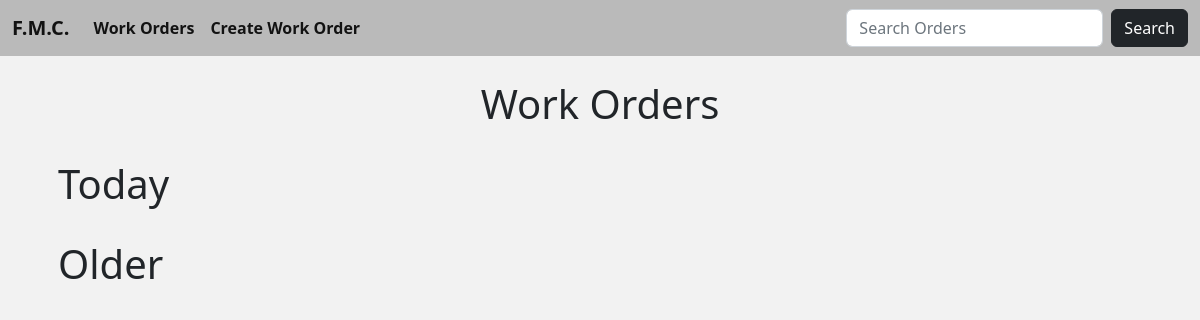
/, run on an earlier commit of the app's database.
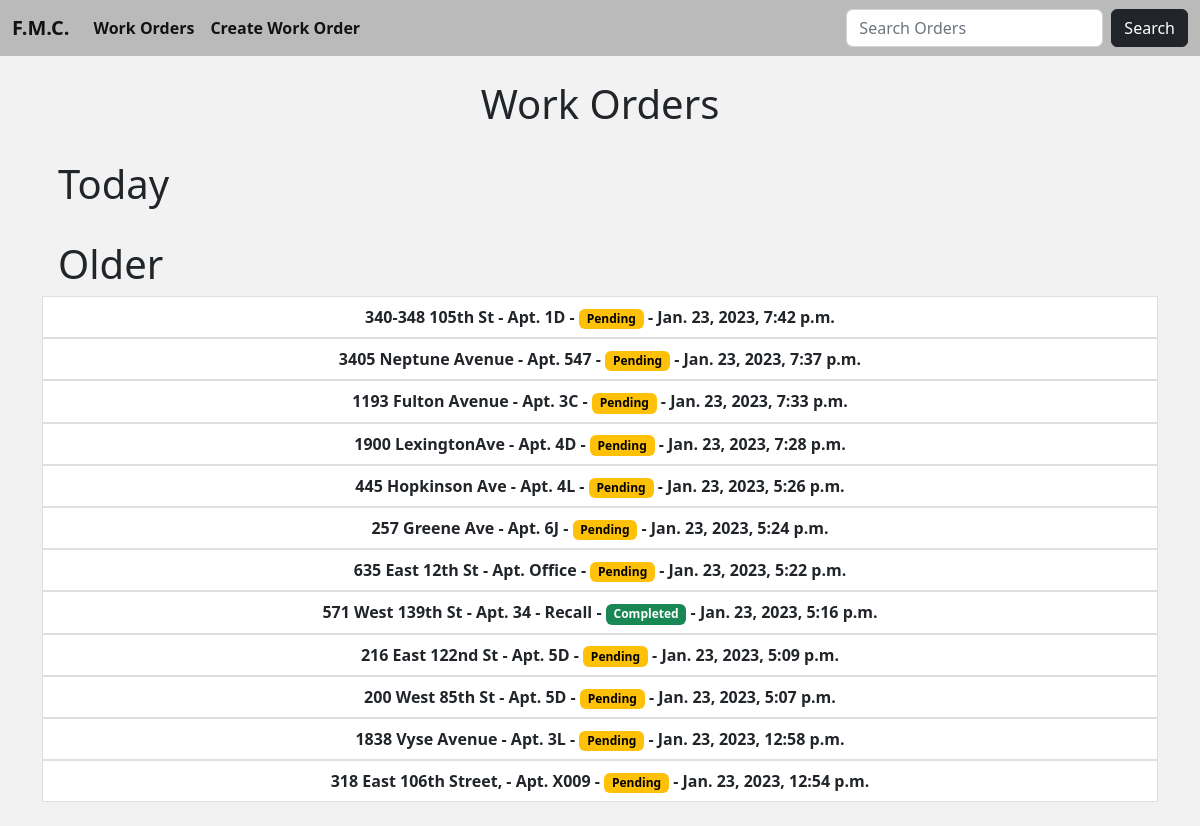
And on a later commit of the database.
### fmc/models.py (models this page shows, shortened)
class Work(models.Model):
    company = models.CharField('Management Company', max_length=64, blank=True)
    address = models.CharField(max_length=64)
    apartment = models.CharField(max_length=64)
    city = models.CharField(max_length=64, null=True)
    zip_code = models.IntegerField('Zip Code', null=True)
    state = models.CharField(max_length=12, choices=STATE_CHOICES, default='NEW YORK')
    appliance = models.CharField(max_length=64)
    phone = models.CharField('Phone Number', max_length=64, null=True, blank=True)
    comments = models.CharField('Description', max_length=64, null=True, blank=True)
    private = models.CharField(max_length=12, choices=PRIVATE_CHOICES, default='')
    status = models.CharField(max_length=12, choices=STATUS_CHOICES, default='Pending')
    date_added = models.DateTimeField(auto_now_add=True, null=True)
    logo = models.ImageField(null=True, blank=True)
    requested = models.DateField(null=True, blank=True)

### fmc/views.py (the view)
# urls.py: path('', WorkOrders.as_view(), name='work-orders'),
class WorkOrders(ListView):
    model = Work
    template_name = 'work_orders.html'
    ordering = ['-date_added']

### fmc/templates/work_orders.html (shortened to what this page needs)
{% extends 'index.html' %}
{% block body %}
    <div class="container">
        <center><h1>Work Orders</h1></center>
    </div>
    <h1 class="ps-3">Today</h1>
    <h1 class="ps-3">Older</h1>
<div class="list-group">
    {% for work_orders in object_list %}
        {% if work_orders.date_added.day != work_orders.date_added.now.day %}
            <center>
                <a href="{% url 'work-order-details' work_orders.pk %}" class="list-group-item list-group-item-action"><strong>{{ work_orders.address }} - Apt. {{ work_orders.apartment }} -
                    {% if work_orders.status == 'Pending' %}
                        <span class="badge text-bg-warning">{{ work_orders.status }}</span></strong>
                    {% elif work_orders.status == '2C2R' %}
                        <span class="badge text-bg-danger">{{ work_orders.status }}</span></strong>
                    {% else %}
                        <span class="badge text-bg-success">{{ work_orders.status }}</span></strong>
                    {% endif %}
                    <strong>- {{ work_orders.date_added }} </strong>
                </a>
            </center>
        {% endif %}
    {% endfor %}
</div>
{% endblock %}

### fmc/templates/index.html (shortened to what this page needs)
{% load static %}
<!doctype html>
<html lang="en">
  <head>
    <link href="https://cdn.jsdelivr.net/npm/bootstrap@5.2.3/dist/css/bootstrap.min.css" rel="stylesheet">
    <link rel="stylesheet" href="//code.jquery.com/ui/1.13.2/themes/base/jquery-ui.css">
  </head>
  <body>
    <nav class="navbar navbar-expand-lg" style="background-color: #BABABA;">
      <div class="container-fluid">
        <a class="navbar-brand fs-5 text" href="{% url 'work-orders' %}"><strong>F.M.C.</strong></a>
        <div class="collapse navbar-collapse" id="navbarSupportedContent">
          <ul class="navbar-nav me-auto mb-2 mb-lg-0">
            <li class="nav-item">
              <a class="nav-link active fs-6 text" aria-current="page" href="{% url 'work-orders' %}"><strong>Work Orders</strong></a>
            </li>
            <li class="nav-item">
              <a class="nav-link active fs-6 text" aria-current="page" href="{% url 'create-work-order' %}"><strong>Create Work Order</strong></a>
            </li>
          </ul>
          <form class="d-flex" id="searchform" role="search" method=POST action="{% url 'search-orders' %}">
            <input class="form-control me-2" id="tags" type="search" placeholder="Search Orders" aria-label="Search" name="searched">
            <button class="btn btn-dark" type="submit">Search</button>
          </form>
        </div>
      </div>
    </nav>
    <div class="container">
      {% block body %}{% endblock %}
    </div>
  </body>
</html>

### fmc/templates/index.html (style rules this page uses)
body { background-color: #F2F2F2; }

What changed in the data, as far as the page shows it:
added Work: address "340-348 105th St", apartment "1D", status "Pending", date_added "Jan. 23, 2023, 7:42 p.m."
added Work: address "3405 Neptune Avenue", apartment "547", status "Pending", date_added "Jan. 23, 2023, 7:37 p.m."
added Work: address "1193 Fulton Avenue", apartment "3C", status "Pending", date_added "Jan. 23, 2023, 7:33 p.m."
added Work: address "1900 LexingtonAve", apartment "4D", status "Pending", date_added "Jan. 23, 2023, 7:28 p.m."
added Work: address "445 Hopkinson Ave", apartment "4L", status "Pending", date_added "Jan. 23, 2023, 5:26 p.m."
added Work: address "257 Greene Ave", apartment "6J", status "Pending", date_added "Jan. 23, 2023, 5:24 p.m."
added Work: address "635 East 12th St", apartment "Office", status "Pending", date_added "Jan. 23, 2023, 5:22 p.m."
added Work: address "571 West 139th St", apartment "34 - Recall", status "Completed", date_added "Jan. 23, 2023, 5:16 p.m."
added Work: address "216 East 122nd St", apartment "5D", status "Pending", date_added "Jan. 23, 2023, 5:09 p.m."
added Work: address "200 West 85th St", apartment "5D", status "Pending", date_added "Jan. 23, 2023, 5:07 p.m."
added Work: address "1838 Vyse Avenue", apartment "3L", status "Pending", date_added "Jan. 23, 2023, 12:58 p.m."
added Work: address "318 East 106th Street,", apartment "X009", status "Pending", date_added "Jan. 23, 2023, 12:54 p.m."
